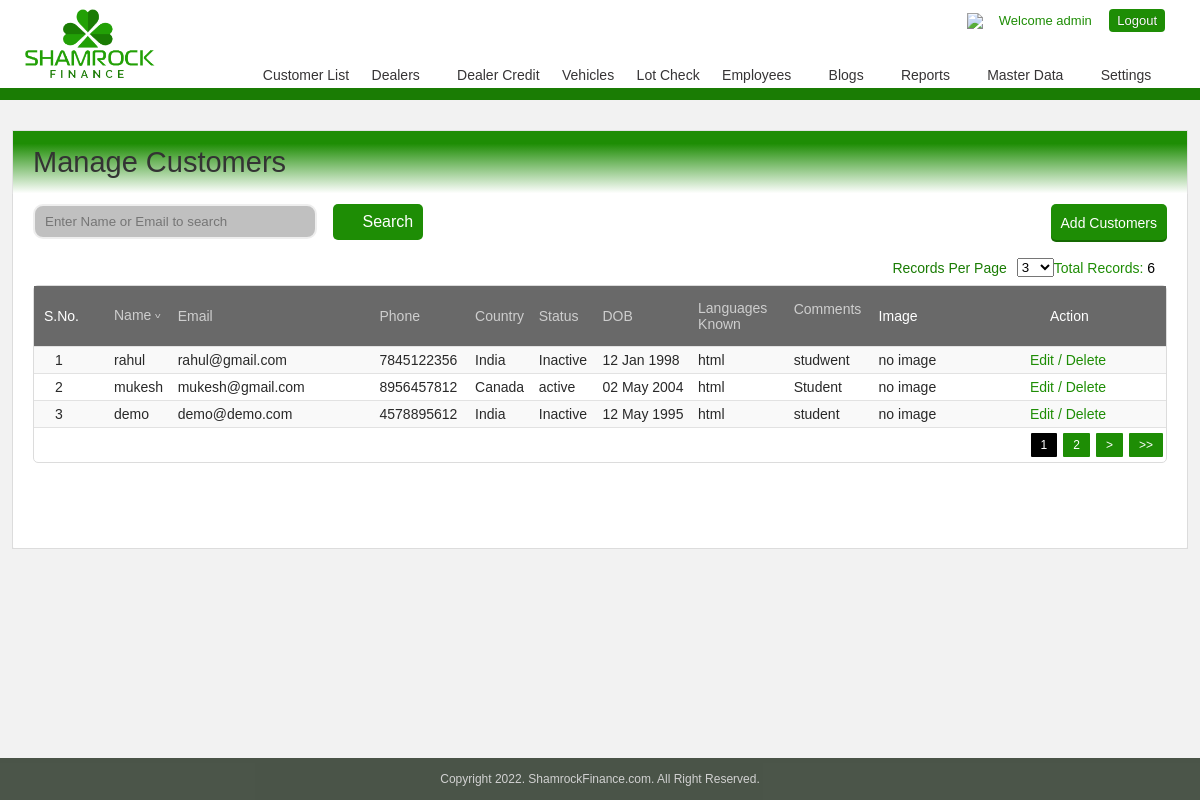
Page /list.php?page=1&record_per_page=3&sort_order=desc&sort_by=name (signed in) on the committed database.
### tables this page shows
CREATE TABLE `users` (
  `id` int NOT NULL,
  `name` varchar(20) NOT NULL,
  `email` varchar(30) NOT NULL,
  `password` varchar(255) NOT NULL,
  `phone_no` varchar(20) NOT NULL,
  `country` varchar(2) NOT NULL,
  `status` int NOT NULL,
  `dob` date NOT NULL,
  `languages_known` varchar(255) NOT NULL,
  `comments` text NOT NULL,
  `image` varchar(50) NOT NULL
);

### list.php (the view, shortened to what this page needs)
<?php
if(!isset($_SESSION["is_login"])) {
	header('Location: login.php');
}
else{
    include('connection.php');
    include('header.php');
?>
<?php
	if(isset ($_GET['page'])) {
		$page =  $_GET['page'];
	}
	else{
		$page = 1;
	}
?>
	<div class="border-div"></div>
		<div class="hotel-listing ">
		<div class="regi-main ">
			<div id="wrapper2" class="vehicle_wrapper">
				<div class="my-account">
					<div class="myaccount-outer ">
	<div class="myaccount-outer">
	<div class="account-right-div">
		<div class="dashboard-heading">
			<h2>Manage Customers</h2>
					</div>
		<div class="dashboard-inner">
			<div class="dash-search">
				<form method="GET"  action="">
					<input style="background-color: #C0C0C0; border-radius: 10px;width:25%;" type="text" placeholder="Enter Name or Email to search" class="list-search" id="search" name="search" value="<?php
					if(!empty($search_value)) { echo "$search_value"; } ?>">
					<input type="submit" value="Search" class="add-user search-icon crome-left" >
					<span class='reg_span'>
						<div class="user-btn-div">
							<a title="Add" href="add.php">Add Customers </a>
						</div>
					</span>
				</form>
			</div>
			<div class="total_rec records-updates">
				<div class="add-records">Records Per Page</div>
				<select name="show_record" id="show_record" onchange="myFunction()">
					<option value="3" <?php if($_GET['record_per_page'] == "3") {echo selected; } ?> >3</option>
				</select>
				<div class="block-used1">
				 	<span>Total Records: </span>
				 	<?php
						$sql = "SELECT COUNT(id) as total FROM `users` ";
						if ($result=mysqli_query($conn,$sql)) {
						    $rowcount= mysqli_fetch_assoc($result);
						    echo $rowcount['total'];
						}
						else
						{
							echo "--";
						}
					?>
				 </div>
			</div>
			<div class="main-dash-summry Edit-profile nopadding11">
				<div class="my_table_div">
					<table class="fixes_layout">
						<thead >
							<tr>
								<th class="forWidthSno" width="2%"> <h1 class=""> S.No. </h1> </th>
								<th width="6%">
									<a title="Name" class="underline_classs" href="<?php
									if($_GET['sort_by'] != 'name' || $_GET['sort_order'] == 'desc' )
									{
										if(empty($_GET['search'])) {
											echo " list.php?page=".$page."&record_per_page=".$_GET['record_per_page']."&sort_order=asc&sort_by=name";
										}
										else {
											echo " list.php?page=".$page."&record_per_page=".$_GET['record_per_page']."&sort_order=asc&sort_by=name&search=".$_GET['search'];
										}
									}
									?>">
										<h1 class="sort">Name<span><?php if($_GET['sort_order'] == 'asc' && $_GET['sort_by'] == 'name') { echo "<sup>^</sup>"; } if($_GET['sort_order'] == 'desc' && $_GET['sort_by'] == 'name') { echo "<sub>^</sub>"; }?></span></h1>
									</a>
								</th>
								<th width="19%">
									<a class="underline_classs" href="<?php
									if($_GET['sort_by'] != 'email' || $_GET['sort_order'] == 'desc' )
									{
										if(empty($_GET['search']))
										{
											echo " list.php?page=".$page."&record_per_page=".$_GET['record_per_page']."&sort_order=asc&sort_by=email";
										}
										else
										{
											echo " list.php?page=".$page."&record_per_page=".$_GET['record_per_page']."&sort_order=asc&sort_by=email&search=".$_GET['search'];
										}
									}
									?>">
										<h1 title="Company Name" class="sort" >Email</h1>
									</a>
								</th>
								<th width="9%">
									<a title="Year" class="underline_classs" href="http://dexteroustechnologies.co.in/shamrock/admin/vehicles/index/10/0/asc//sort/year/">
												<h1 class="sort">Phone</h1>
										</a>								</th>
								<th width="6%">
									<a title="Make" class="underline_classs" href="http://dexteroustechnologies.co.in/shamrock/admin/vehicles/index/10/0/asc//sort/make/">
												<h1 class="sort">Country</h1>
										</a>								</th>
								<th width="6%">
									<a title="Model" class="underline_classs" href="http://dexteroustechnologies.co.in/shamrock/admin/vehicles/index/10/0/asc//sort/model/">
												<h1 class="sort">Status</h1>
										</a>								</th>
								<th width="9%">
									<a title="Total Due" class="underline_classs" href="http://dexteroustechnologies.co.in/shamrock/admin/vehicles/index/10/0/asc//sort/purchase_price/">
												<h1 class="sort">DOB</h1>
										</a>								</th>
								<th width="9%">
									<a title="Floorplan date" class="underline_classs" href="http://dexteroustechnologies.co.in/shamrock/admin/vehicles/index/10/0/asc//sort/purchase_date/">
												<h1 class="sort">Languages Known</h1>
										</a>								</th>
								<th width="8%">
									<a title="Current Status" class="underline_classs" href="http://dexteroustechnologies.co.in/shamrock/admin/vehicles/index/10/0/asc//sort/current_status/">
												<h1 class="sort">Comments <i class="fa fa-angle-up menu-down"></i></h1>
										</a>								</th>
								<th width="15%"> <h1> Image </h1> </th>
								<th width="13%"> <h1> Action </h1> </th>
							</tr>
						</thead>
						<tbody>
								<?php
								if( $_GET['record_per_page'] != 'all' ) {
									$sort_by = $_GET['sort_by'];
									$sort_order = $_GET['sort_order'];
									$limitrecord = $_GET['record_per_page'];
									$offset = ($page-1) * $limitrecord;
									$total_page = ceil($rowcount['total'] / $limitrecord);
									if (!empty($search_value)){
										$sql = "select id, name, email, phone_no, country, status, dob, languages_known, comments, image from users where name like '%$search_value%' or email like '%$search_value%' order by $sort_by $sort_order LIMIT $offset, $limitrecord ";
									}
									else{
									$sql = "select id, name, email, phone_no, country, status, dob, languages_known, comments, image from users order by $sort_by $sort_order LIMIT $offset, $limitrecord ";
									}
								}
								$result = mysqli_query($conn, $sql);
								$i = ( ($page-1) * $limitrecord) + 1;
								if (mysqli_num_rows($result) > 0)
								{
									while($row = mysqli_fetch_assoc($result))
									{
										echo "<tr style='background-color:'>";
										echo "<td>".$i."</td>";
										echo "<td>".$row['name']."</td>";
										echo "<td>".$row['email']."</td>";
										echo "<td>".$row['phone_no']."</td>";
										if($row['country'] == 'IN') {
											echo "<td>India</td>";
										}
										if($row['country'] == 'CA') {
											echo "<td>Canada</td>";
										}
										if($row['status'] == 1) {
											echo "<td>active</td>";
										}
										if($row['status'] == 0) {
											echo "<td>Inactive</td>";
										}
										$date = strtotime($row['dob']);
										echo "<td>".date("d M Y", $date)."</td>";
										echo "<td>".$row['languages_known']."</td>";
										echo "<td>".$row['comments']."</td>";
										if(!empty($row['image'])) {
											echo "<td><div class='img-preview'><img onclick='previewImage(this)' src='dbimages/".$row['image']."' alt='No image' face width='50' height='50'></div></td>";
										}
										else{
											echo "<td>no image</td>";
										}
										echo "<td><a href='edit.php?&id=".$row['id']." '>Edit / </a>
										<a onClick=\"javascript: return confirm('Please confirm deletion');\" href='delete.php?page=".$_GET['page']."&record_per_page=".$_GET['record_per_page']."&sort_order=".$_GET['sort_order']."&sort_by=".$_GET['sort_by']."&search=".$_GET['search']."&id=".$row['id']."'>Delete</a></td>";
										echo "</tr>";
										$i++;
									}
								}
								else
								{
									echo "<div class='login-error'>Something Wrong.</div>";
								}
								?>
						</tbody>
					</table>
						</div>
						<div class="pagination">
							<?php
							for($i=1; $i<=$total_page; $i++)
							{
								if($i == $page)
								{
									if(empty($_GET['search'])) {
										echo '<a style="background-color:black;" href= "list.php?page='.$i.'&record_per_page='.$limitrecord.'&sort_order='.$_GET['sort_order'].'&sort_by='.$_GET['sort_by'].' ">'.$i.'</a>';
									}
									else{
										echo '<a style="background-color:black;" href= "list.php?page='.$i.'&record_per_page='.$limitrecord.'&sort_order='.$_GET['sort_order'].'&sort_by='.$_GET['sort_by'].'&search='.$_GET['search'].' ">'.$i.'</a>';
									}
								}
								else {
									if(empty($_GET['search'])) {
										echo '<a href= "list.php?page='.$i.'&record_per_page='.$limitrecord.'&sort_order='.$_GET['sort_order'].'&sort_by='.$_GET['sort_by'].' ">'.$i.'</a>';
									}
									else {
									echo '<a href= "list.php?page='.$i.'&record_per_page='.$limitrecord.'&sort_order='.$_GET['sort_order'].'&sort_by='.$_GET['sort_by'].'&search='.$_GET['search'].' ">'.$i.'</a>';
									}
								}
							}
							if($page < $total_page){
								if(empty($_GET['search'])) {
									echo '<a href= "list.php?page='.($page+1).'&record_per_page='.$limitrecord.'&sort_order='.$_GET['sort_order'].'&sort_by='.$_GET['sort_by'].' "> > </a>';
								}
								else {
								echo '<a href= "list.php?page='.($page+1).'&record_per_page='.$limitrecord.'&sort_order='.$_GET['sort_order'].'&sort_by='.$_GET['sort_by'].'&search='.$_GET['search'].' "> > </a>';
								}
								if(empty($_GET['search'])) {
									echo '<a href= "list.php?page='.$total_page.'&record_per_page='.$limitrecord.'&sort_order='.$_GET['sort_order'].'&sort_by='.$_GET['sort_by'].' "> >> </a>';
								}
								else {
									echo '<a href= "list.php?page='.$total_page.'&record_per_page='.$limitrecord.'&sort_order='.$_GET['sort_order'].'&sort_by='.$_GET['sort_by'].'&search='.$_GET['search'].' "> >> </a>';
								}
							}
							?>
						</div>
					</div>
				</div>
			</div>
		</div>
					</div>
                </div>
			</div>
		</div>
<?php } ?>
<?php
include('footer.php');
?>

### header.php (shortened to what this page needs)
<!DOCTYPE html PUBLIC "-//W3C//DTD XHTML 1.0 Transitional//EN" "http://www.w3.org/TR/xhtml1/DTD/xhtml1-transitional.dtd">
<html xmlns="http://www.w3.org/1999/xhtml">
	<head>
		<link href="css/font-awesome.css" rel="stylesheet">
		<link href="css/font-awesome.min.css" rel="stylesheet">
		<link rel="stylesheet" type="text/css" href="css/style.css"/>
	</head>
	<body class="admin_body">
		<header>
			<div id="wrapper2">
				<div class="header-base">
					<div class="logo-div">
						<a title="Shamrock Finance" href ="http://localhost/vishal/shamrock">
							<img alt="Shamrock Finance" src="images/logo.png"/>
						</a>
					</div>
				<?php
				if($_SESSION['is_login']){ ?>
					<div class="header-right-main">
						<nav  class="dashboard-nav">
							<div class="welcometxt">
								<h2>
									<a  title="Unread Message(s)" href="" class="message-icon">
									<img  src="http://dexteroustechnologies.co.in/shamrock/assets/images/admin/message_chat.png">
									</a>
									<?php
									include('connection.php');
									$email = $_SESSION['email'];
									$password = $_SESSION['password'];
									$sql = "select name from users where email='$email' AND password='$password' ";
									$result = mysqli_query($conn, $sql);
									if (mysqli_num_rows($result) == 1){
										while($row = mysqli_fetch_assoc($result)) {
											$username = $row['name'];
										}
									}
									?>
									<span>Welcome <?php echo $username; ?></span>
								</h2>
							</div>
							<ul>
								<li >
									<a href="logout.php" class="active sign-out">Logout</a>
								</li>
							</ul>
						</nav>
						<div class="navi-outer" id="dashboard">
													<ul>
								<li>
									<a  href="list.php">Customer List</a>
								</li>
								<li class="slide-menu" id="manage_dealers" style="display:inline-block">
									<a href="#"> Dealers <i class="fa fa-angle-down menu-down"></i>  </a>
								</li>
								<li class="slide-menu" id="manage_dealercredit" style="display:inline-block">
									<a href=""> Dealer Credit </a>
								</li>
								<li class="slide-menu" id="manage_vehicles" style="display:inline-block">
									<a href=""> Vehicles </a>
								</li>
								<li class="slide-menu" id="manage_lotcheck" style="display:inline-block">
									<a href=""> Lot Check </a>
								</li>
								<li class="slide-menu" id="manage_admin" style="display:inline-block">
									<a href="#"> Employees <i class="fa fa-angle-down menu-down"></i>  </a>
								</li>
								<li style="display:inline-block" id="blogs">
									<a class="" href="#"> Blogs <i class="fa fa-angle-down menu-down"></i> </a>
								</li>
								<li class="slide-menu " id="reports" style="display:inline-block">
									<a class="slide-menu-new" href="#"> Reports <i class="fa fa-angle-down menu-down"></i> </a>
								</li>
								<li class="slide-menu" id="master_data" style="display:inline-block">
									<a class="" href="#">Master Data <i class="fa fa-angle-down menu-down"></i> </a>
								</li>
								<li class="slide-menu" id="settings">
									<a class="" href="#"> Settings <i class="fa fa-angle-down menu-down"></i> </a>
								</li>
							</ul>
						</div>
					</div>
				<?php } ?>
				</div>
			</div>
		</header>

### list.php (style rules this page uses)
.fixes_layout th h1 span sub { margin-left: 4px; position: relative; top: -4px; display: inline-block; transform: rotate(180deg); }

### rows in the picture
users: name "admin"
users: name "rahul", email "rahul@gmail.com", phone_no "7845122356", country "India", status "Inactive", dob "12 Jan 1998", languages_known "html", comments "studwent", image "no image"
users: name "mukesh", email "mukesh@gmail.com", phone_no "8956457812", country "Canada", status "active", dob "02 May 2004", languages_known "html", comments "Student", image "no image"
users: name "demo", email "demo@demo.com", phone_no "4578895612", country "India", status "Inactive", dob "12 May 1995", languages_known "html", comments "student", image "no image"

### other values in the picture
$rowcount['total'] "6"
